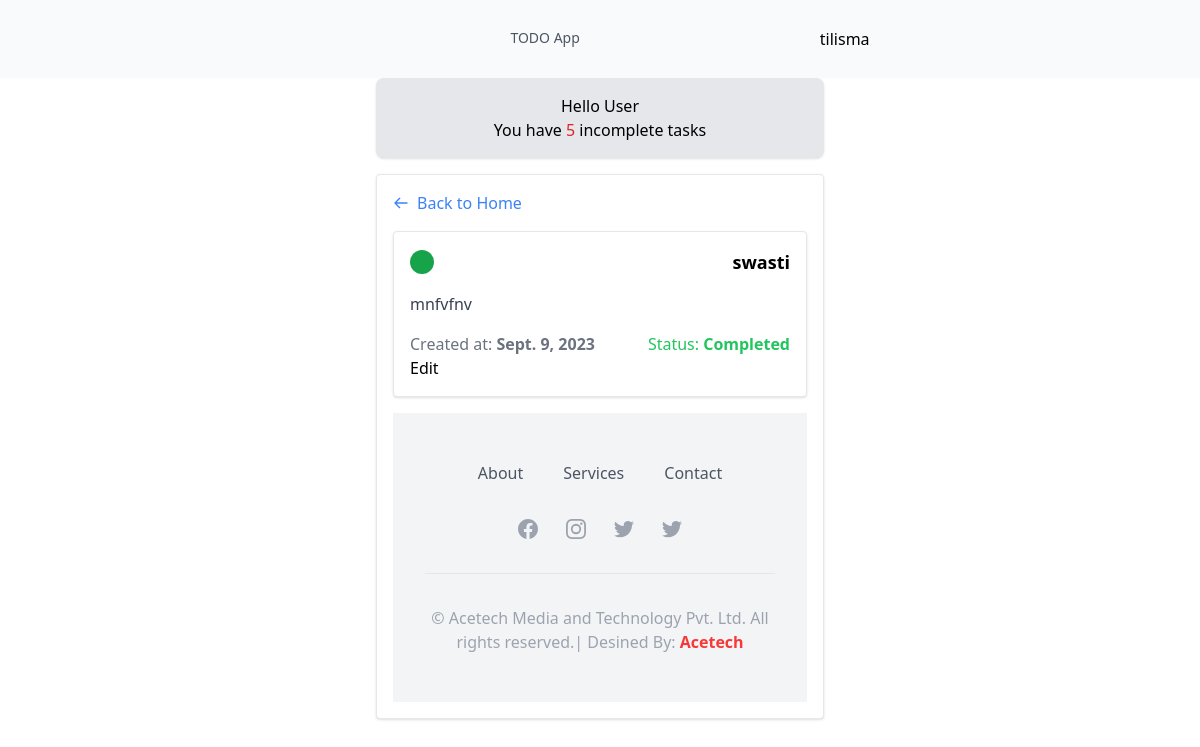
The page /detail/4 (signed in) on the database its author committed.
### todoapp/models.py (models this page shows, shortened)
class Task(models.Model):
    title = models.CharField(max_length=50)
    description = models.TextField()
    completed = models.BooleanField(default=False)
    created_at = models.DateTimeField(auto_now_add=True)
    created_by = models.ForeignKey(UserProfile, on_delete=models.CASCADE)
    task_date = models.DateField(auto_now=False, auto_now_add=False)

### todoapp/views.py (the view)
# urls.py: path('detail/<str:pk>', TaskDetail, name="detail"),
@login_required()
def TaskDetail(request, pk):
    template_name = "dashboard/detail.html"
    task = Task.objects.get(id=pk)
    context = {
        'task':task
    }
    return render(request, template_name, context)

### todoapp/templates/dashboard/detail.html (shortened to what this page needs)
{% extends 'base.html' %}
{% block content %}
    <div class="container mx-auto max-w-md">
        <header class="header-bar bg-gray-200 text-black rounded-lg p-4 mb-4 shadow">
            <div class="user-info text-center">
                <h3 class="text-black">Hello User</h3>
                <p>You have <span class="incomplete-tasks text-red-600">5</span> incomplete tasks</p>
            </div>
        </header>
        <div class="task-detail-wrapper bg-white border rounded p-4 mb-4 shadow">
            <div class="flex items-center mb-4">
                <a href="#" class="text-blue-500 hover:underline flex items-center">
                    <svg class="w-4 h-4 mr-2" fill="none" stroke="currentColor" viewBox="0 0 24 24"
                        xmlns="http://www.w3.org/2000/svg">
                        <path stroke-linecap="round" stroke-linejoin="round" stroke-width="2"
                            d="M10 19l-7-7m0 0l7-7m-7 7h18"></path>
                    </svg>
                    Back to Home
                </a>
            </div>
        <div class="task-detail-wrapper bg-white border rounded p-4 mb-4 shadow">
            <div class="task-title flex justify-between items-center mb-4">
                <div class="task-incomplete-icon bg-green-600 w-6 h-6 rounded-full mr-2"></div>
                <h2 class="text-lg font-bold">{{task.title}}</h2>
            </div>
            <p class="text-gray-700 mb-4">
                {{task.description}}
            </p>
            <div class="task-meta flex justify-between items-center">
                <div class="task-created-at text-gray-500">
                    Created at: <span class="font-bold">{{task.task_date}}</span>
                </div>
                     {% if task.completed == True%}
                <div class="task-status text-green-500">
                    Status: <span class="font-bold">Completed</span>
                    {% else %}
                <div class="task-status text-red-500">
                    Status: <span class="font-bold">Incompleted</span>
                </div>
                {% endif %}
            </div>
        </div>
        <a href="{% url 'update' task.id %}">Edit</a>
    </div>
{% endblock content %}

### todoapp/templates/nav.html (shortened to what this page needs)
<div
class="flex justify-between lg:justify-center lg:gap-40 px-3 items-center sticky top-0 z-50 w-[100%] bg-gray-50 py-2">
<div class="lg:flex lg:gap-10 gap-3 pr-20 hidden flex-wrap p-5 ">
  <a href="#">
    <div class=" text-sm font-Roboto border-b-2 hover:border-b-2 hover:border-b-[#f8373f]  border-b-gray-50 text-gray-600 ">TODO App</div>
  </a>
</div>
{% if request.user.is_authenticated %}
<a href="#">
  <div class="">{{request.user.username}}</div>
</a>
  {% endif %}
</div>

### rows shown on the page
Task: title "swasti", description "mnfvfnv", task_date "Sept. 9, 2023"

### other values the page prints
{{ request.user.username }} "tilisma"
